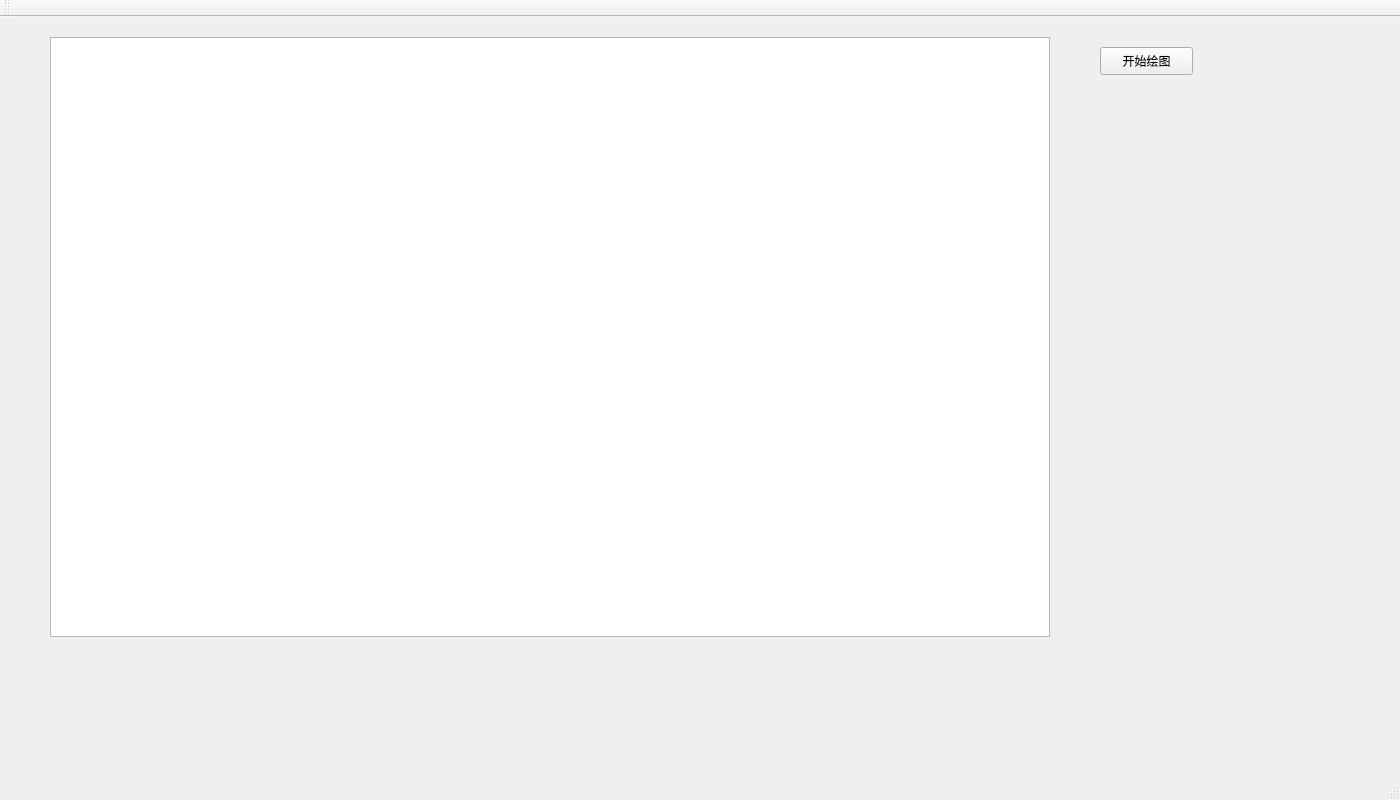
<?xml version="1.0" encoding="UTF-8"?>
<ui version="4.0">
 <class>MainWindow</class>
 <widget class="QMainWindow" name="MainWindow">
  <property name="geometry">
   <rect>
    <x>0</x>
    <y>0</y>
    <width>1400</width>
    <height>800</height>
   </rect>
  </property>
  <property name="windowTitle">
   <string>MainWindow</string>
  </property>
  <widget class="QWidget" name="centralWidget">
   <widget class="QGraphicsView" name="graphicsView">
    <property name="geometry">
     <rect>
      <x>50</x>
      <y>20</y>
      <width>1000</width>
      <height>600</height>
     </rect>
    </property>
   </widget>
   <widget class="QPushButton" name="ButtonPlot">
    <property name="geometry">
     <rect>
      <x>1100</x>
      <y>30</y>
      <width>93</width>
      <height>28</height>
     </rect>
    </property>
    <property name="text">
     <string>开始绘图</string>
    </property>
   </widget>
  </widget>
  <widget class="QMenuBar" name="menuBar">
   <property name="geometry">
    <rect>
     <x>0</x>
     <y>0</y>
     <width>1400</width>
     <height>26</height>
    </rect>
   </property>
  </widget>
  <widget class="QToolBar" name="mainToolBar">
   <attribute name="toolBarArea">
    <enum>TopToolBarArea</enum>
   </attribute>
   <attribute name="toolBarBreak">
    <bool>false</bool>
   </attribute>
  </widget>
  <widget class="QStatusBar" name="statusBar"/>
 </widget>
 <layoutdefault spacing="6" margin="11"/>
 <resources/>
 <connections/>
</ui>
